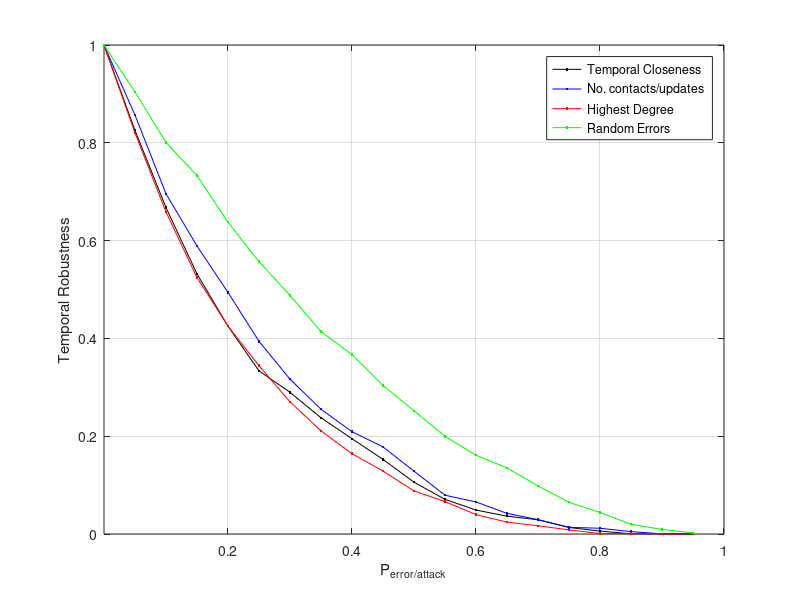

Write the MATLAB code that produced this figure.
%  read labels and x-y data
load RWP_10_4_trace_AverageContactUpdates.dat;     %  read data into the my_xy matrix
Prob = RWP_10_4_trace_AverageContactUpdates(:,2);     %  copy first column of my_xy into x
Err2 = RWP_10_4_trace_AverageContactUpdates(:,3);     %  and second column into y

load RWP_10_4_trace_AverageHighestDegree.dat;     %  read data into the my_xy matrix
Err3 = RWP_10_4_trace_AverageHighestDegree(:,3);     %  and second column into y

load RWP_10_4_trace_TemporalCloseness.dat;     %  read data into the my_xy matrix
Err1 = RWP_10_4_trace_TemporalCloseness(:,3);     %  and second column into y

load RWP_10_4_trace_RandomErrors.dat;     %  read data into the my_xy matrix
Err4 = RWP_10_4_trace_RandomErrors(:,3);     %  and second column into y

plot(Prob,Err1,'k.-',Prob,Err2,'b.-',Prob,Err3,'r.-',Prob,Err4,'g.-');

xlabel('P_{error/attack}');           % add axis labels and plot title
ylabel('Temporal Robustness');
axis([0.000075 1.000 0.0 1.000],[0.000075 1.000 0.0 1.000]);
%set(gca,'XGrid','on','YGrid','on');
%set(gca,'gridlinestyle','--')
grid on;
legend('Temporal Closeness','No. contacts/updates','Highest Degree','Random Errors');

%title('Mean monthly precipitation at Portland International Airport');
%plot(Prob,EffSim,'bx-',Prob,EffTheor,'ro-');     %  plot precip vs. month with circles
